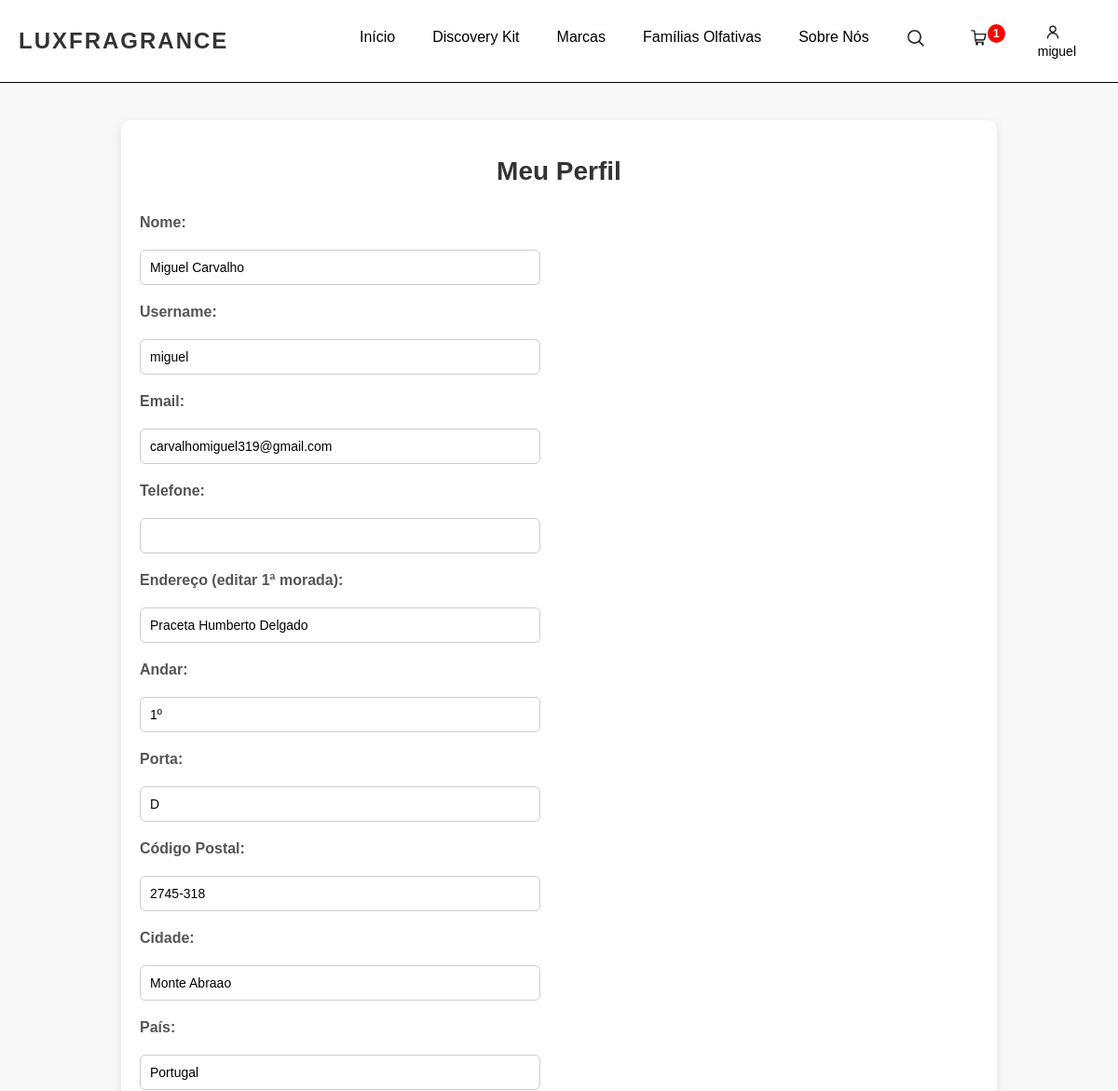
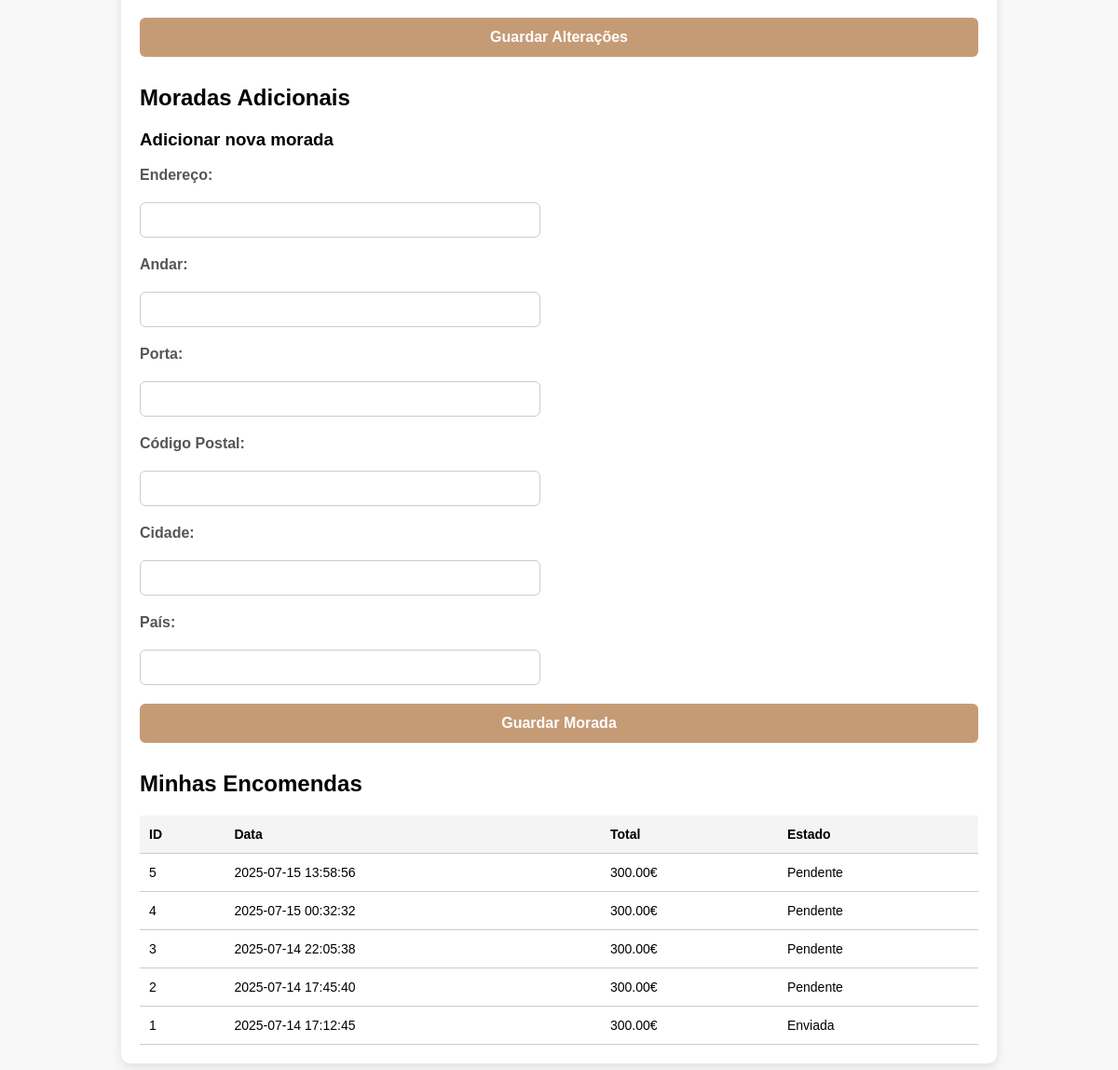
Page /perfil.php (signed in) on the committed database (2 pictures, top to bottom).
### tables this page shows
CREATE TABLE `clientes` (
  `id_cliente` int(11) NOT NULL,
  `nome_completo` varchar(255) DEFAULT NULL,
  `username` varchar(50) NOT NULL,
  `email` varchar(150) DEFAULT NULL,
  `telefone` varchar(20) DEFAULT NULL,
  `password` varchar(255) DEFAULT NULL,
  `criado_em` datetime DEFAULT current_timestamp()
);

CREATE TABLE `moradas_cliente` (
  `id_morada` int(11) NOT NULL,
  `id_cliente` int(11) NOT NULL,
  `endereco` varchar(255) DEFAULT NULL,
  `andar` varchar(10) DEFAULT NULL,
  `porta` varchar(10) DEFAULT NULL,
  `codigo_postal` varchar(20) DEFAULT NULL,
  `cidade` varchar(100) DEFAULT NULL,
  `pais` varchar(100) DEFAULT NULL
);

CREATE TABLE `encomendas` (
  `id_encomenda` int(11) NOT NULL,
  `id_cliente` int(11) DEFAULT NULL,
  `data_encomenda` datetime DEFAULT current_timestamp(),
  `total` decimal(10,2) NOT NULL,
  `estado` varchar(50) DEFAULT 'Pendente'
);

### config.php (called while the page is built, shortened)
<?php
$host = 'localhost';
$user = 'root';
$password = '';
$dbname = 'perfumes_nicho';
$liga = mysqli_connect($host, $user, $password, $dbname);
function obterDadosCliente($id_cliente)
{
    global $liga;
    $stmt = mysqli_prepare($liga, "SELECT nome_completo, username, email, telefone FROM clientes WHERE id_cliente = ?");
    mysqli_stmt_bind_param($stmt, 'i', $id_cliente);
    mysqli_stmt_execute($stmt);
    $res = mysqli_stmt_get_result($stmt);
    $cliente = mysqli_fetch_assoc($res);
    $cliente['moradas'] = buscarMoradasCliente($id_cliente);
    return $cliente;
}
function obterEncomendasCliente($id_cliente)
{
    global $liga;
    $stmt = mysqli_prepare($liga, "SELECT id_encomenda, data_encomenda, total, estado FROM encomendas WHERE id_cliente = ? ORDER BY data_encomenda DESC");
    mysqli_stmt_bind_param($stmt, 'i', $id_cliente);
    mysqli_stmt_execute($stmt);
    $res = mysqli_stmt_get_result($stmt);
    return mysqli_fetch_all($res, MYSQLI_ASSOC);
}
function buscarMoradasCliente($id_cliente)
{
    global $liga;
    $stmt = mysqli_prepare($liga, "SELECT * FROM moradas_cliente WHERE id_cliente = ?");
    mysqli_stmt_bind_param($stmt, 'i', $id_cliente);
    mysqli_stmt_execute($stmt);
    $res = mysqli_stmt_get_result($stmt);
    return mysqli_fetch_all($res, MYSQLI_ASSOC);
}
?>

### perfil.php (the view, shortened to what this page needs)
<?php
include('config.php');
$id_sessao = $_SESSION['id_sessao'];
$id_cliente = $id_sessao;
$cliente = obterDadosCliente($id_cliente);
$encomendas = obterEncomendasCliente($id_cliente);
?>
<!DOCTYPE html>
<html lang="pt">
<head>
    <link rel="stylesheet" href="styles.css">
</head>
<body>
<?php include('menu.php'); ?>
<div class="perfil-container">
    <h1>Meu Perfil</h1>
    <form method="POST" class="perfil-bloco">
        <label>Nome:</label>
        <input type="text" name="nome" value="<?php echo htmlspecialchars($cliente['nome_completo']); ?>" required>
        <label>Username:</label>
        <input type="text" name="username" value="<?php echo htmlspecialchars($cliente['username']); ?>" required>
        <label>Email:</label>
        <input type="email" name="email" value="<?php echo htmlspecialchars($cliente['email']); ?>" required>
        <label>Telefone:</label>
        <input type="text" name="telefone" value="<?php echo htmlspecialchars($cliente['telefone']); ?>">
        <label>Endereço (editar 1ª morada):</label>
        <input type="text" name="endereco" value="<?php echo htmlspecialchars($cliente['moradas'][0]['endereco'] ?? ''); ?>">
        <label>Andar:</label>
        <input type="text" name="andar" value="<?php echo htmlspecialchars($cliente['moradas'][0]['andar'] ?? ''); ?>">
        <label>Porta:</label>
        <input type="text" name="porta" value="<?php echo htmlspecialchars($cliente['moradas'][0]['porta'] ?? ''); ?>">
        <label>Código Postal:</label>
        <input type="text" name="codigo_postal" value="<?php echo htmlspecialchars($cliente['moradas'][0]['codigo_postal'] ?? ''); ?>">
        <label>Cidade:</label>
        <input type="text" name="cidade" value="<?php echo htmlspecialchars($cliente['moradas'][0]['cidade'] ?? ''); ?>">
        <label>País:</label>
        <input type="text" name="pais" value="<?php echo htmlspecialchars($cliente['moradas'][0]['pais'] ?? ''); ?>">
        <button type="submit">Guardar Alterações</button>
    </form>
    <h2>Moradas Adicionais</h2>
    <h3>Adicionar nova morada</h3>
    <form method="POST" class="perfil-bloco">
        <label>Endereço:</label>
        <input type="text" name="endereco" required>
        <label>Andar:</label>
        <input type="text" name="andar">
        <label>Porta:</label>
        <input type="text" name="porta">
        <label>Código Postal:</label>
        <input type="text" name="codigo_postal" required>
        <label>Cidade:</label>
        <input type="text" name="cidade" required>
        <label>País:</label>
        <input type="text" name="pais" required>
        <button type="submit">Guardar Morada</button>
    </form>
    <h2>Minhas Encomendas</h2>
    <?php if (!empty($encomendas)): ?>
        <table class="perfil-encomendas">
            <thead>
                <tr>
                    <th>ID</th>
                    <th>Data</th>
                    <th>Total</th>
                    <th>Estado</th>
                </tr>
            </thead>
            <tbody>
                <?php foreach ($encomendas as $enc): ?>
                    <tr>
                        <td><?php echo $enc['id_encomenda']; ?></td>
                        <td><?php echo $enc['data_encomenda']; ?></td>
                        <td><?php echo number_format($enc['total'], 2); ?>€</td>
                        <td><?php echo $enc['estado']; ?></td>
                    </tr>
                <?php endforeach; ?>
            </tbody>
        </table>
    <?php else: ?>
        <p>Ainda não fez nenhuma encomenda.</p>
    <?php endif; ?>
</div>
</body>
</html>

### styles.css (style rules this page uses)
body { font-family: Arial, sans-serif; margin: 0; padding: 0; background-color: #f8f8f8; }
.perfil-container { max-width: 900px; margin: 40px auto; padding: 20px; background-color: #fff; border-radius: 10px; box-shadow: 0 4px 12px rgba(0, 0, 0, 0.1); font-family: Arial, sans-serif; }
.perfil-container h1 { text-align: center; font-size: 28px; margin-bottom: 30px; color: #333; }
.perfil-bloco { display: grid; grid-template-columns: 1fr 1fr; gap: 20px 40px; margin-bottom: 30px; }
.perfil-bloco label { grid-column: 1 / -1; font-weight: bold; color: #555; }
.perfil-bloco input { width: 100%; padding: 10px; border: 1px solid #ccc; border-radius: 6px; box-sizing: border-box; font-size: 14px; }
.perfil-bloco button { grid-column: 1 / -1; padding: 12px; background-color: #c59b76; color: #fff; border: none; border-radius: 6px; font-size: 16px; cursor: pointer; font-weight: bold; transition: background-color 0.3s; }
.perfil-encomendas { width: 100%; border-collapse: collapse; margin-top: 20px; font-size: 14px; }
.perfil-encomendas th, .perfil-encomendas td { padding: 12px 10px; border-bottom: 1px solid #ccc; text-align: left; }
.perfil-encomendas th { background-color: #f4f4f4; font-weight: bold; }

### rows in the picture
clientes: nome "Miguel Carvalho", username "miguel", email "carvalhomiguel319@gmail.com"
moradas_cliente: endereco "Praceta Humberto Delgado", andar "1º", porta "D", codigo_postal "2745-318", cidade "Monte Abraao", pais "Portugal"
encomendas: id_encomenda "5", data_encomenda "2025-07-15 13:58:56", total "300.00", estado "Pendente"
encomendas: id_encomenda "4", data_encomenda "2025-07-15 00:32:32", total "300.00", estado "Pendente"
encomendas: id_encomenda "3", data_encomenda "2025-07-14 22:05:38", total "300.00", estado "Pendente"
encomendas: id_encomenda "2", data_encomenda "2025-07-14 17:45:40", total "300.00", estado "Pendente"
encomendas: id_encomenda "1", data_encomenda "2025-07-14 17:12:45", total "300.00", estado "Enviada"

### other values in the picture
$totalCarrinho "1"
$nome_utilizador "miguel"
